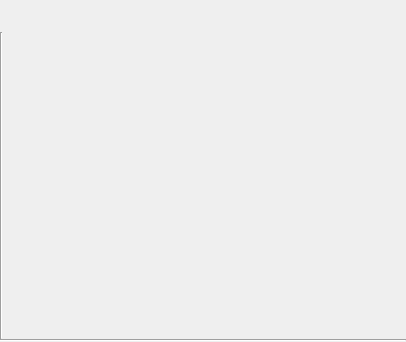
<?xml version="1.0" encoding="UTF-8"?>
<ui version="4.0">
 <class>CollapsibleEditor</class>
 <widget class="QWidget" name="CollapsibleEditor">
  <property name="geometry">
   <rect>
    <x>0</x>
    <y>0</y>
    <width>406</width>
    <height>342</height>
   </rect>
  </property>
  <layout class="QVBoxLayout" name="verticalLayout">
   <property name="leftMargin">
    <number>0</number>
   </property>
   <property name="topMargin">
    <number>0</number>
   </property>
   <property name="rightMargin">
    <number>0</number>
   </property>
   <property name="bottomMargin">
    <number>0</number>
   </property>
   <item>
    <widget class="EditorTitle" name="title" native="true">
     <property name="sizePolicy">
      <sizepolicy hsizetype="Expanding" vsizetype="Preferred">
       <horstretch>0</horstretch>
       <verstretch>0</verstretch>
      </sizepolicy>
     </property>
    </widget>
   </item>
   <item>
    <layout class="QHBoxLayout" name="horizontalLayout_2">
     <item>
      <widget class="CollapseButton" name="collapseBtn" native="true"/>
     </item>
     <item>
      <spacer name="horizontalSpacer_2">
       <property name="orientation">
        <enum>Qt::Orientation::Horizontal</enum>
       </property>
       <property name="sizeType">
        <enum>QSizePolicy::Policy::Expanding</enum>
       </property>
       <property name="sizeHint" stdset="0">
        <size>
         <width>0</width>
         <height>20</height>
        </size>
       </property>
      </spacer>
     </item>
     <item>
      <widget class="ValidationIndicator" name="indicator" native="true">
       <property name="sizePolicy">
        <sizepolicy hsizetype="Expanding" vsizetype="Preferred">
         <horstretch>1</horstretch>
         <verstretch>0</verstretch>
        </sizepolicy>
       </property>
      </widget>
     </item>
    </layout>
   </item>
   <item>
    <layout class="QVBoxLayout" name="verticalLayout_2">
     <property name="spacing">
      <number>0</number>
     </property>
     <item>
      <layout class="QHBoxLayout" name="horizontalLayout_3">
       <item>
        <widget class="Line" name="line_2">
         <property name="orientation">
          <enum>Qt::Orientation::Vertical</enum>
         </property>
        </widget>
       </item>
       <item>
        <widget class="QWidget" name="content" native="true">
         <property name="sizePolicy">
          <sizepolicy hsizetype="Preferred" vsizetype="Expanding">
           <horstretch>0</horstretch>
           <verstretch>0</verstretch>
          </sizepolicy>
         </property>
         <layout class="QVBoxLayout" name="verticalLayout_3"/>
        </widget>
       </item>
      </layout>
     </item>
     <item>
      <widget class="Line" name="line">
       <property name="frameShadow">
        <enum>QFrame::Shadow::Sunken</enum>
       </property>
       <property name="orientation">
        <enum>Qt::Orientation::Horizontal</enum>
       </property>
      </widget>
     </item>
    </layout>
   </item>
  </layout>
 </widget>
 <customwidgets>
  <customwidget>
   <class>ValidationIndicator</class>
   <extends>QWidget</extends>
   <header>ui/forms/editors/detailed/misc/ValidationIndicator.h</header>
   <container>1</container>
  </customwidget>
  <customwidget>
   <class>CollapseButton</class>
   <extends>QWidget</extends>
   <header>ui/forms/editors/detailed/misc/CollapseButton.h</header>
   <container>1</container>
   <slots>
    <slot>clicked(bool)</slot>
   </slots>
  </customwidget>
  <customwidget>
   <class>EditorTitle</class>
   <extends>QWidget</extends>
   <header>ui/forms/editors/detailed/misc/EditorTitle.h</header>
   <container>1</container>
  </customwidget>
 </customwidgets>
 <resources/>
 <connections/>
</ui>
